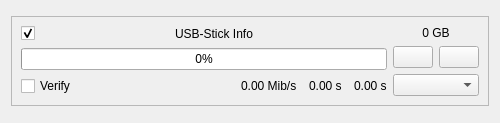
<?xml version="1.0" encoding="UTF-8"?>
<ui version="4.0" connectslotsbyname="false">
 <class>targetwidget</class>
 <widget class="QWidget" name="targetwidget">
  <property name="geometry">
   <rect>
    <x>0</x>
    <y>0</y>
    <width>500</width>
    <height>123</height>
   </rect>
  </property>
  <property name="windowTitle">
   <string>Form</string>
  </property>
  <layout class="QVBoxLayout" name="verticalLayout_2">
   <item>
    <widget class="QFrame" name="frame_targetwidget">
     <property name="sizePolicy">
      <sizepolicy hsizetype="Preferred" vsizetype="Fixed">
       <horstretch>0</horstretch>
       <verstretch>0</verstretch>
      </sizepolicy>
     </property>
     <property name="frameShape">
      <enum>QFrame::StyledPanel</enum>
     </property>
     <property name="frameShadow">
      <enum>QFrame::Raised</enum>
     </property>
     <layout class="QHBoxLayout" name="horizontalLayout">
      <item>
       <layout class="QVBoxLayout" name="verticalLayout">
        <item>
         <layout class="QHBoxLayout" name="horizontalLayout_settings">
          <item>
           <widget class="QCheckBox" name="checkBox_switch">
            <property name="toolTip">
             <string>Enable/disable writing</string>
            </property>
            <property name="text">
             <string/>
            </property>
            <property name="checked">
             <bool>true</bool>
            </property>
           </widget>
          </item>
          <item>
           <widget class="QLabel" name="label_stickname">
            <property name="sizePolicy">
             <sizepolicy hsizetype="Expanding" vsizetype="Preferred">
              <horstretch>0</horstretch>
              <verstretch>0</verstretch>
             </sizepolicy>
            </property>
            <property name="text">
             <string>USB-Stick Info</string>
            </property>
            <property name="alignment">
             <set>Qt::AlignCenter</set>
            </property>
           </widget>
          </item>
         </layout>
        </item>
        <item>
         <layout class="QHBoxLayout" name="horizontalLayout_progress">
          <item>
           <widget class="QProgressBar" name="progressbar">
            <property name="value">
             <number>0</number>
            </property>
           </widget>
          </item>
         </layout>
        </item>
        <item>
         <layout class="QHBoxLayout" name="horizontalLayout_2">
          <item>
           <widget class="QCheckBox" name="checkBox_verify">
            <property name="toolTip">
             <string>Verify after writing (Hash).</string>
            </property>
            <property name="text">
             <string>Verify</string>
            </property>
           </widget>
          </item>
          <item>
           <spacer name="horizontalSpacer">
            <property name="orientation">
             <enum>Qt::Horizontal</enum>
            </property>
            <property name="sizeHint" stdset="0">
             <size>
              <width>40</width>
              <height>20</height>
             </size>
            </property>
           </spacer>
          </item>
          <item>
           <layout class="QHBoxLayout" name="horizontalLayout_stats">
            <property name="spacing">
             <number>12</number>
            </property>
            <item>
             <widget class="QLabel" name="label_speed">
              <property name="toolTip">
               <string>&lt;!DOCTYPE HTML PUBLIC &quot;-//W3C//DTD HTML 4.0//EN&quot; &quot;http://www.w3.org/TR/REC-html40/strict.dtd&quot;&gt;
&lt;html&gt;&lt;head&gt;&lt;meta name=&quot;qrichtext&quot; content=&quot;1&quot; /&gt;&lt;meta charset=&quot;utf-8&quot; /&gt;&lt;style type=&quot;text/css&quot;&gt;
p, li { white-space: pre-wrap; }
hr { height: 1px; border-width: 0; }
li.unchecked::marker { content: &quot;\2610&quot;; }
li.checked::marker { content: &quot;\2612&quot;; }
&lt;/style&gt;&lt;/head&gt;&lt;body style=&quot; font-family:'Sans Serif'; font-size:9pt; font-weight:400; font-style:normal;&quot;&gt;
&lt;p style=&quot; margin-top:0px; margin-bottom:0px; margin-left:0px; margin-right:0px; -qt-block-indent:0; text-indent:0px;&quot;&gt;Overall speed after writing.&lt;/p&gt;&lt;/body&gt;&lt;/html&gt;</string>
              </property>
              <property name="text">
               <string>0.00 Mib/s</string>
              </property>
             </widget>
            </item>
            <item>
             <widget class="QLabel" name="label_time_cpu">
              <property name="toolTip">
               <string>&lt;!DOCTYPE HTML PUBLIC &quot;-//W3C//DTD HTML 4.0//EN&quot; &quot;http://www.w3.org/TR/REC-html40/strict.dtd&quot;&gt;
&lt;html&gt;&lt;head&gt;&lt;meta name=&quot;qrichtext&quot; content=&quot;1&quot; /&gt;&lt;meta charset=&quot;utf-8&quot; /&gt;&lt;style type=&quot;text/css&quot;&gt;
p, li { white-space: pre-wrap; }
hr { height: 1px; border-width: 0; }
li.unchecked::marker { content: &quot;\2610&quot;; }
li.checked::marker { content: &quot;\2612&quot;; }
&lt;/style&gt;&lt;/head&gt;&lt;body style=&quot; font-family:'Sans Serif'; font-size:9pt; font-weight:400; font-style:normal;&quot;&gt;
&lt;p style=&quot; margin-top:0px; margin-bottom:0px; margin-left:0px; margin-right:0px; -qt-block-indent:0; text-indent:0px;&quot;&gt;CPU time&lt;/p&gt;
&lt;p style=&quot; margin-top:0px; margin-bottom:0px; margin-left:0px; margin-right:0px; -qt-block-indent:0; text-indent:0px;&quot;&gt;(without verification)&lt;/p&gt;&lt;/body&gt;&lt;/html&gt;</string>
              </property>
              <property name="text">
               <string>0.00 s</string>
              </property>
             </widget>
            </item>
            <item>
             <widget class="QLabel" name="label_time">
              <property name="toolTip">
               <string>&lt;!DOCTYPE HTML PUBLIC &quot;-//W3C//DTD HTML 4.0//EN&quot; &quot;http://www.w3.org/TR/REC-html40/strict.dtd&quot;&gt;
&lt;html&gt;&lt;head&gt;&lt;meta name=&quot;qrichtext&quot; content=&quot;1&quot; /&gt;&lt;meta charset=&quot;utf-8&quot; /&gt;&lt;style type=&quot;text/css&quot;&gt;
p, li { white-space: pre-wrap; }
hr { height: 1px; border-width: 0; }
li.unchecked::marker { content: &quot;\2610&quot;; }
li.checked::marker { content: &quot;\2612&quot;; }
&lt;/style&gt;&lt;/head&gt;&lt;body style=&quot; font-family:'Sans Serif'; font-size:9pt; font-weight:400; font-style:normal;&quot;&gt;
&lt;p style=&quot; margin-top:0px; margin-bottom:0px; margin-left:0px; margin-right:0px; -qt-block-indent:0; text-indent:0px;&quot;&gt;Progress time&lt;/p&gt;
&lt;p style=&quot; margin-top:0px; margin-bottom:0px; margin-left:0px; margin-right:0px; -qt-block-indent:0; text-indent:0px;&quot;&gt;(without verification)&lt;/p&gt;&lt;/body&gt;&lt;/html&gt;</string>
              </property>
              <property name="text">
               <string>0.00 s</string>
              </property>
             </widget>
            </item>
           </layout>
          </item>
         </layout>
        </item>
       </layout>
      </item>
      <item>
       <layout class="QVBoxLayout" name="verticalLayout_3">
        <property name="sizeConstraint">
         <enum>QLayout::SetDefaultConstraint</enum>
        </property>
        <item>
         <widget class="QLabel" name="label_sticksize">
          <property name="toolTip">
           <string>USB stick size</string>
          </property>
          <property name="text">
           <string>0 GB</string>
          </property>
          <property name="alignment">
           <set>Qt::AlignCenter</set>
          </property>
         </widget>
        </item>
        <item>
         <layout class="QHBoxLayout" name="horizontalLayout_4">
          <item>
           <widget class="QPushButton" name="pushButton_stop">
            <property name="toolTip">
             <string>Stop</string>
            </property>
            <property name="icon">
             <iconset theme="media-playback-stop">
              <normaloff>../../../../../../.designer/backup</normaloff>../../../../../../.designer/backup</iconset>
            </property>
           </widget>
          </item>
          <item>
           <widget class="QPushButton" name="pushButton_start">
            <property name="toolTip">
             <string>Start</string>
            </property>
            <property name="icon">
             <iconset theme="media-playback-start">
              <normaloff>../../../../../../.designer/backup</normaloff>../../../../../../.designer/backup</iconset>
            </property>
           </widget>
          </item>
         </layout>
        </item>
        <item>
         <widget class="QComboBox" name="comboBox_buffers">
          <property name="sizePolicy">
           <sizepolicy hsizetype="Preferred" vsizetype="Preferred">
            <horstretch>0</horstretch>
            <verstretch>0</verstretch>
           </sizepolicy>
          </property>
          <property name="toolTip">
           <string>Write buffer</string>
          </property>
         </widget>
        </item>
       </layout>
      </item>
     </layout>
    </widget>
   </item>
  </layout>
 </widget>
 <resources/>
 <connections/>
</ui>
